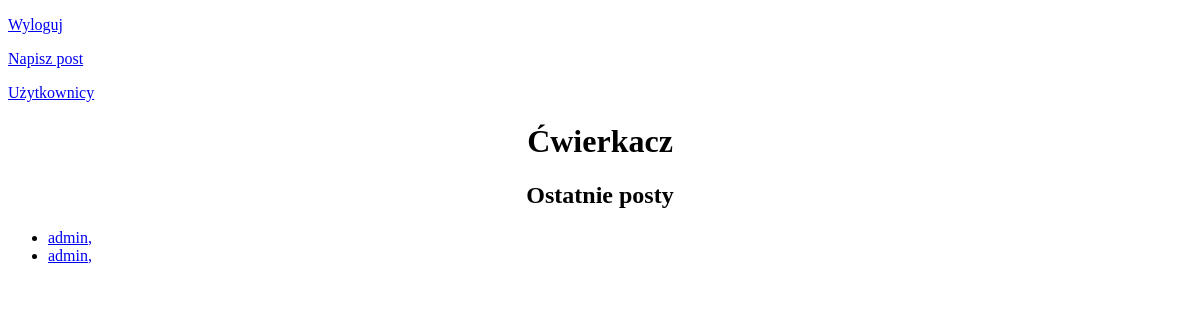
Page /posts/ (signed in) on the earlier database version.
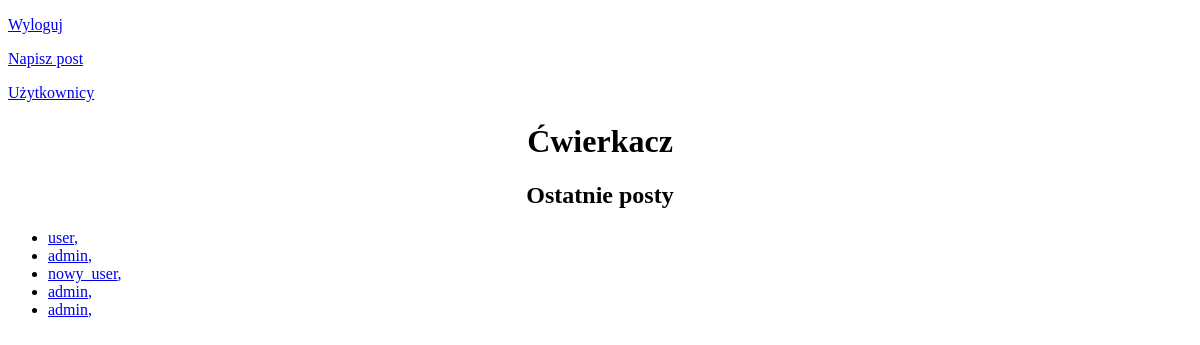
Same page on the later database version.
### cwierkacz/models.py (models this page shows, shortened)
class Post(models.Model):
    author = models.ForeignKey(User, on_delete=models.CASCADE)
    text = models.TextField()
    created_date = models.DateTimeField()

### cwierkacz/views.py (the view)
# urls.py: path('posts/', login_required(views.PostsListView.as_view()), name='posts'),
class PostsListView(generic.ListView):
    template_name = 'cwierkacz/posts.html'
    context_object_name = 'latest_posts'
    def get_queryset(self):
        return Post.objects.order_by('-created_date')[:10]

### templates/cwierkacz/posts.html (shortened to what this page needs)
<!DOCTYPE html>
<html lang="en">
<head>
</head>
<body>
{% load tz %}
{% localtime on %}
    <p style="text-align: left"><a href="{% url 'cwierkacz:logout' %}">Wyloguj</a></p>
    <p style="text-align: left"><a href="{% url 'cwierkacz:create-post' %}">Napisz post</a></p>
    <p style="text-align: left"><a href="{% url 'cwierkacz:users' %}">Użytkownicy</a></p>
    <h1 style="text-align: center">Ćwierkacz</h1>
    <h2 style="text-align: center">Ostatnie posty</h2>
    {% if latest_posts %}
        <ul>
            {% for post in latest_posts %}
                <li>
                    <a href="{% url 'cwierkacz:post-detail' post.id %}">
                        {{ post.author.username }}, {{ post.created_date | localtime }}</a>
                </li>
            {% endfor %}
        </ul>
    {% else %}
        <p>Brak postów.</p>
    {% endif %}
{% endlocaltime %}
</body>
</html>

Differences in the rows shown:
added Post: author.username "user"
added Post: author.username "admin"
added Post: author.username "nowy_user"
